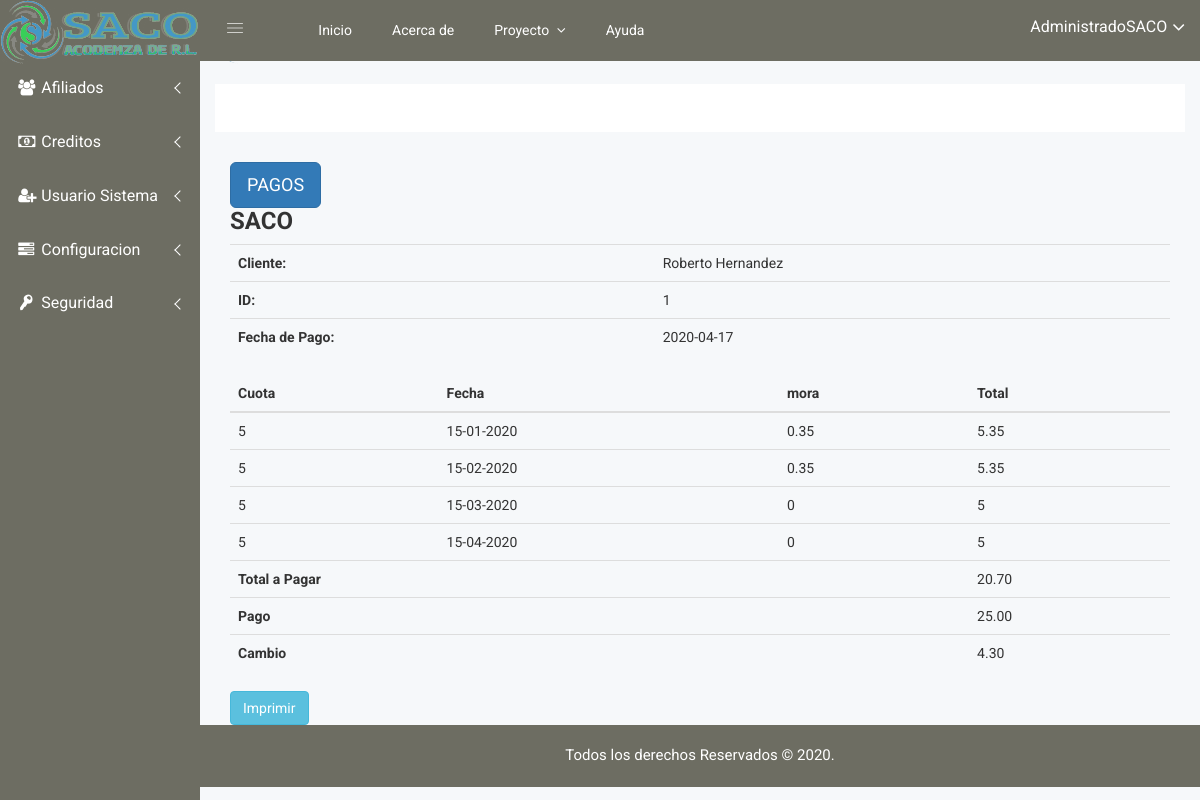
Page /facturas.php?id=1&action=factura (signed in) on the committed database.
### tables this page shows
CREATE TABLE `usuarios` (
  `id` int(11) NOT NULL AUTO_INCREMENT,
  `usuario` varchar(50) NOT NULL,
  `password` varchar(100) NOT NULL,
  `nombre` varchar(50) NOT NULL,
  `correo` varchar(50) NOT NULL,
  `last_session` datetime DEFAULT NULL,
  `activacion` int(11) NOT NULL,
  `token` varchar(50) NOT NULL,
  `token_password` varchar(100) DEFAULT NULL,
  `password_request` int(11) NOT NULL DEFAULT '0',
  `id_tipo` int(11) NOT NULL,
  `timestamp` timestamp NULL DEFAULT NULL,
  PRIMARY KEY (`id`)
);

CREATE TABLE `factura` (
  `id` int(11) NOT NULL AUTO_INCREMENT,
  `id_Afiliado` int(11) NOT NULL,
  `fecha_factura` date NOT NULL,
  `pago` double DEFAULT NULL,
  `total` double DEFAULT NULL,
  `timestamp` timestamp NULL DEFAULT NULL,
  PRIMARY KEY (`id`)
);

CREATE TABLE `afiliados` (
  `id` int(11) NOT NULL AUTO_INCREMENT,
  `nombreAfiliado` varchar(50) NOT NULL,
  `apellidosAfiliado` varchar(50) NOT NULL,
  `duiAfiliado` varchar(10) NOT NULL,
  `nitAfiliado` varchar(17) NOT NULL,
  `fechaNacimientoAfiliado` varchar(10) NOT NULL,
  `estadoCivilAfiliado` varchar(50) NOT NULL,
  `cargoAfiliado` varchar(50) NOT NULL,
  `sueldoAfiliado` varchar(50) NOT NULL,
  `direccionAfiliado` varchar(100) NOT NULL,
  `nacionalidadAfiliado` varchar(25) NOT NULL,
  `profesionAfiliado` varchar(50) NOT NULL,
  `contactoAfiliado` varchar(50) NOT NULL,
  `estadoAfiliado` tinyint(1) NOT NULL,
  `fechaIngreso` varchar(10) NOT NULL,
  `timestamp` timestamp NULL DEFAULT NULL,
  PRIMARY KEY (`id`)
);

CREATE TABLE `pago` (
  `id` int(11) NOT NULL AUTO_INCREMENT,
  `mesPago` varchar(10) NOT NULL,
  `annioPago` varchar(10) NOT NULL,
  `pagado` tinyint(1) DEFAULT NULL,
  `id_Afiliado` int(11) DEFAULT NULL,
  `id_cuota` int(11) DEFAULT NULL,
  `factura` int(11) DEFAULT NULL,
  `mora` tinyint(1) DEFAULT NULL,
  `timestamp` timestamp NULL DEFAULT NULL,
  PRIMARY KEY (`id`),
  UNIQUE KEY `unique_index` (`mesPago`,`annioPago`,`id_Afiliado`)
);

### facturas.php (called while the page is built, shortened)
<?php
	require 'funcs/conexion.php';
	$idUsuario = $_SESSION['id_usuario'];
	$sqlUsuario = "SELECT id,nombre FROM usuarios WHERE id= '$idUsuario'";
	$resultUsu= $mysqli->query($sqlUsuario);
	$rowUsu = $resultUsu->fetch_assoc();
?>
<?php
@include("static/all/up.php");
?>
                    <?php
@include("paginas/facturas.php");
?>
<?php
@include("static/all/down.php");
?>

### paginas/facturas.php (the view, shortened to what this page needs)
<div class= 'col-lg-12 col-md-12 col-sm-12 col-xs-12'>
<div class="container-fluid">
    <div class="row">
    <div class= 'col-lg-12 col-md-12 col-sm-12 col-xs-12'>
    <a class="btn btn-primary btn-lg" href="/SACO/pagoCuotas.php" role="button">PAGOS</a>
</div>
</div>
    <div class="row">
<?php
     if (isset($_GET['action']) && $_GET['action'] == 'factura') {
         $id_a = $_GET['id'];
         $sqlA = "SELECT * FROM afiliados a WHERE a.id=$id_a;";
         $sqlF = "SELECT f.* FROM pago p LEFT JOIN factura f on p.factura = f.id WHERE p.id_afiliado=$id_a group by f.id ";
         $fullname ="";
         if ($result1 = $conexion->query($sqlA)) {
            while($row = $result1->fetch_assoc()){
                $a_name = $row['nombreAfiliado'];
                $a_lastname = $row['apellidosAfiliado'];
                $fullname = $a_name . " " . $a_lastname;
            }
            if ($result2 = $conexion->query($sqlF)) {
                while($row2 = $result2->fetch_assoc()){
                    $id_fact = $row2['id'];
                    $f_fechapago = $row2['fecha_factura'];
                    $sqlP = "SELECT p.* FROM pago p
                    WHERE p.factura=$id_fact;";
echo "<div class= 'col-lg-12 col-md-12 col-sm-12 col-xs-12' id='totalfact$id_fact'>";
echo"<div class='row'>";
echo "<div class='col-lg-12 col-md-12 col-sm-12 col-xs-12'>";
echo "                        <div id ='factContainer'>";
echo "                <div id='factura'>  "   ;
echo "                <h3>SACO</h3>";
echo "                <table class='table'>";
echo "                    <tr>";
echo "                        <th>Cliente: </th>";
echo "                        <td>$fullname</td>";
echo "                    </tr>";
echo "                    <tr>";
echo "                        <th>ID:</th>";
echo "                        <td>$id_a</td>";
echo "                    </tr>";
echo "                    <tr>";
echo "                        <th>Fecha de Pago:</th>";
echo "                        <td>$f_fechapago</td>";
echo "                    </tr>";
echo "                </table>";
echo "                <table class='table'>";
echo "                <thead>";
echo "                    <tr>";
echo "                    <th scope='col'>Cuota</th>";
echo "                    <th scope='col'>Fecha</th>";
echo "                    <th scope='col'>mora</th>";
echo "                    <th scope='col'>Total</th>";
echo "                    </tr>";
echo "        </thead>";
echo "        <tbody>";
                    if ($result3 = $conexion->query($sqlP)) {
                        while($row3 = $result3->fetch_assoc()){
                            $p_mes = $row3['mesPago'];
                            $p_annio = $row3['annioPago'];
                            $mora_p = $row3['mora'];
                            $totalmes = 5;
                            if ($mora_p == 1) {
                                $totalmes = 5 + 5*0.07;
                                $mora_p = 0.35;
                            }else{
                                $mora_p=0;
                            }
                            $date_p = '15 ' . $p_mes . ' ' . $p_annio ;
                            $date_p = date("d-m-Y",strtotime($date_p));
                            echo "                <tr>";
                            echo "                    <td>5</td>";
                            echo "                    <td>$date_p</td>";
                            echo "                    <td>$mora_p</td>";
                            echo "                    <td>$totalmes</td>";
                            echo "                </tr>";
                        }
                    }else{
                        die("Error no guarda :".$conexion->error);
                    }
$pago = $row2['total'];
$monto = $row2['pago'];
$cambio = $monto-$pago;
$pago = number_format($pago, 2, '.', '');
$monto = number_format($monto, 2, '.', '');
$cambio = number_format($cambio, 2, '.', '');
echo "                <tr>";
echo" <th colspan='3'scope='row'>Total a Pagar</th>";
echo "<td >$pago</td>";
echo "                </tr>";
echo "                <tr>";
echo" <th colspan='3'scope='row'>Pago</th>";
echo "<td >$monto</td>";
echo "                </tr>";
echo "                <tr>";
echo" <th colspan='3'scope='row'>Cambio</th>";
echo "<td >$cambio</td>";
echo "                </tr>";
echo "                </tbody>";
echo "                </table>";
echo "            </div>";
echo "           </div>";
echo "           </div>";
echo "           </div>";
echo "<button   id='$id_fact' type='button' class='btn btn-info' onclick='PrintElem(this.id)'>Imprimir</button>";
echo "           </div>";
                }
            }else{
                echo $sqlF;
                die("Error no guarda :".$conexion->error);
            }
         }else{
             echo $sqlA;
            die("Error no guarda :".$conexion->error);
         }
     }
?>
</div>
</div>
</div>

### static/menu_superior.php (shortened to what this page needs)
<div class="header-advance-area">
            <div class="header-top-area">
                <div class="container-fluid">
                    <div class="row">
                        <div class="col-lg-12 col-md-12 col-sm-12 col-xs-12">
                            <div class="header-top-wraper">
                                <div class="row">
                                    <div class="col-lg-1 col-md-0 col-sm-1 col-xs-12">
                                        <div class="menu-switcher-pro">
                                            <button type="button" id="sidebarCollapse" class="btn bar-button-pro header-drl-controller-btn btn-info navbar-btn">
													<i class="educate-icon educate-nav"></i>
												</button>
                                        </div>
                                    </div>
                                    <div class="col-lg-6 col-md-7 col-sm-6 col-xs-12">
                                        <div class="header-top-menu tabl-d-n">
                                            <ul class="nav navbar-nav mai-top-nav">
                                                <li class="nav-item"><a href="welcome.php" class="nav-link">Inicio</a>
                                                </li>
                                                <li class="nav-item"><a href="#" class="nav-link">Acerca de</a>
                                                </li>
                                                <li class="nav-item dropdown res-dis-nn">
                                                    <a href="#" data-toggle="dropdown" role="button" aria-expanded="false" class="nav-link dropdown-toggle">Proyecto <span class="angle-down-topmenu"><i class="fa fa-angle-down"></i></span></a>
                                                </li>
                                                <li class="nav-item"><a href="#" class="nav-link">Ayuda</a>
                                                </li>
                                            </ul>
                                        </div>
                                    </div>
                                    <div class="col-lg-5 col-md-5 col-sm-12 col-xs-12">
                                        <div class="header-right-info">
                                            <ul class="nav navbar-nav mai-top-nav header-right-menu">
                                                <li class="nav-item">
                                                    <a href="#" data-toggle="dropdown" role="button" aria-expanded="false" class="nav-link dropdown-toggle">
															<span class="admin-name"><?php echo ''.utf8_decode($rowUsu['nombre']); ?></span>
															<i class="fa fa-angle-down edu-icon edu-down-arrow"></i>
														</a>
                                                </li>
                                            </ul>
                                        </div>
                                    </div>
                                </div>
                            </div>
                        </div>
                    </div>
                </div>
            </div>
            <?php
            @include("static/navegacion.php");
            ?>
            </div>

### css/main.css (style rules this page uses)
html { color: #222; font-size: 1em; line-height: 1.4; }

### rows in the picture
usuarios: nombre "AdministradoSACO"
factura: id_Afiliado.apellidosAfiliado "Roberto Hernandez", fecha_factura "2020-04-17", total "20.70", pago "25.00", cambio "4.30"
pago: date_p "15-01-2020", mora "0.35", totalmes "5.35"
pago: date_p "15-02-2020", mora "0.35", totalmes "5.35"
pago: date_p "15-03-2020", mora "0", totalmes "5"
pago: date_p "15-04-2020", mora "0", totalmes "5"
